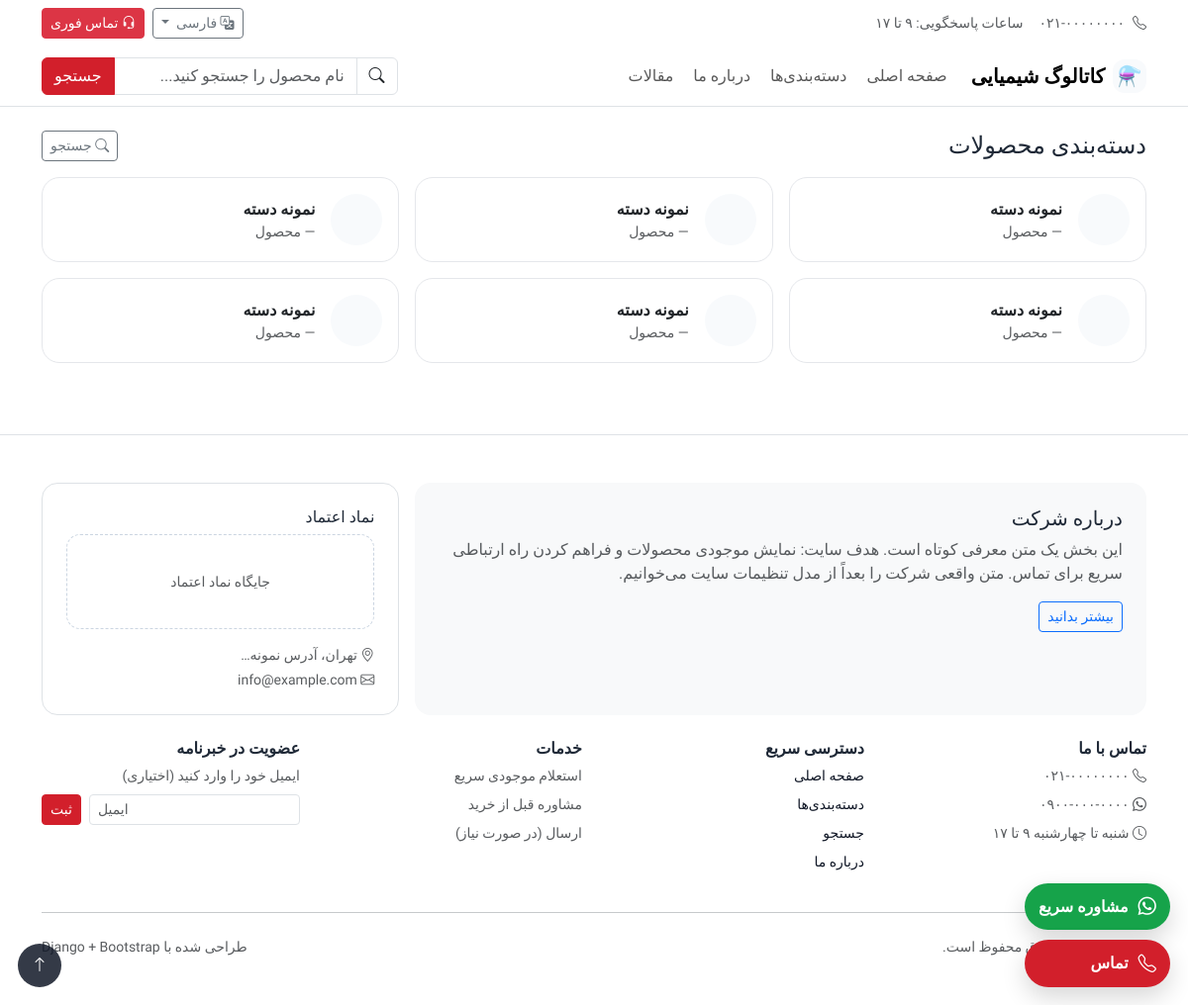
/categories/, run on an earlier commit of the app's database.
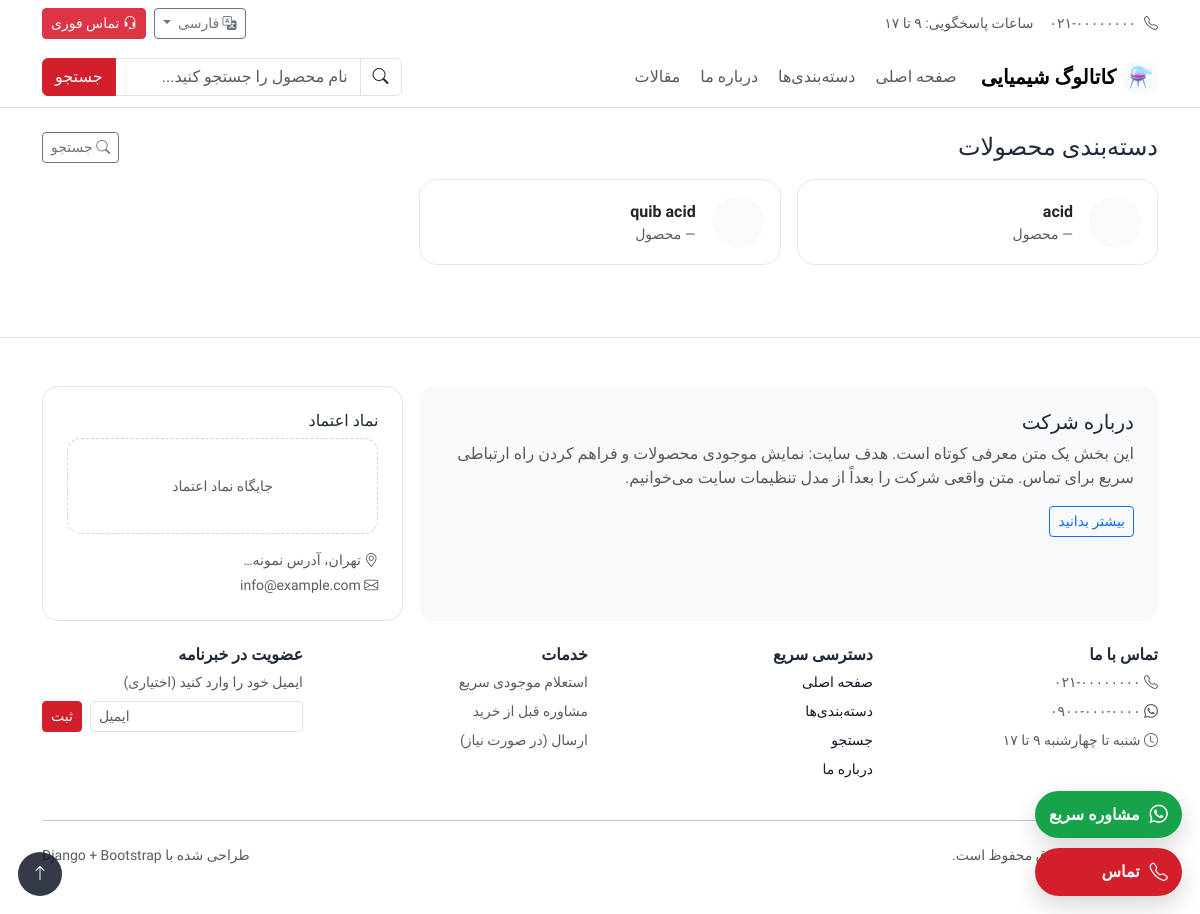
And on a later commit of the database.
### catalog/models.py (models this page shows, shortened)
class Category(models.Model):
    name = models.CharField(max_length=200)
    slug = models.SlugField(unique=True)
    parent = models.ForeignKey("self", null=True, blank=True, related_name="children", on_delete=models.PROTECT)
    is_active = models.BooleanField(default=True)
    sort_order = models.PositiveIntegerField(default=0)
    description = models.TextField(blank=True)
    image = models.ImageField(upload_to="categories/", blank=True, null=True)
    class Meta:
        ordering = ["sort_order", "name"]
    def get_absolute_url(self):
        return reverse("catalog:category_products", kwargs={"slug": self.slug})

### catalog/views.py (the view)
# urls.py: path("categories/", CategoryListView.as_view(), name="category_list"),
class CategoryListView(ListView):
    template_name = "catalog/category_list.html"
    context_object_name = "categories"
    def get_queryset(self):
        return Category.objects.filter(is_active=True)

### templates/catalog/category_list.html (shortened to what this page needs)
{% extends "base.html" %}
{% block content %}
<div class="container">
  <div class="d-flex align-items-center justify-content-between mb-3">
    <h1 class="h4 m-0">دسته‌بندی محصولات</h1>
    <a class="btn btn-sm btn-outline-secondary" href="/search/"><i class="bi bi-search"></i> جستجو</a>
  </div>
  <div class="row g-3">
    {% for c in categories %}
      <div class="col-12 col-sm-6 col-lg-4">
        <a class="category-card card h-100" href="{{ c.get_absolute_url }}">
          <div class="card-body d-flex align-items-center gap-3">
            <div class="category-icon">
            </div>
            <div>
              <div class="fw-semibold">{{ c.name }}</div>
              <div class="text-muted small">{{ c.products_count|default:"—" }} محصول</div>
            </div>
          </div>
        </a>
      </div>
    {% empty %}
      {% for _ in "123456" %}
      <div class="col-12 col-sm-6 col-lg-4">
        <a class="category-card card h-100" href="#">
          <div class="card-body d-flex align-items-center gap-3">
            <div class="category-icon"></div>
            <div>
              <div class="fw-semibold">نمونه دسته</div>
              <div class="text-muted small">— محصول</div>
            </div>
          </div>
        </a>
      </div>
      {% endfor %}
    {% endfor %}
  </div>
</div>
{% endblock %}

### templates/base.html (shortened to what this page needs)
{% load static i18n %}
<!doctype html>
<html lang="fa" dir="rtl">
  <head>
    <link href="https://cdn.jsdelivr.net/npm/bootstrap@5.3.3/dist/css/bootstrap.rtl.min.css" rel="stylesheet">
    <link rel="stylesheet" href="https://cdn.jsdelivr.net/npm/bootstrap-icons@1.11.3/font/bootstrap-icons.min.css">
    <link rel="stylesheet" href="{% static 'css/site.css' %}" />
  </head>
  <body id="top">
    {% include "partials/navbar.html" %}
    <main class="py-4">
      {% block content %}{% endblock %}
    </main>
    {% include "partials/footer.html" %}
    <div class="fab-wrap">
      <a class="fab fab-whatsapp" href="https://wa.me/989000000000" target="_blank" rel="noopener">
        <i class="bi bi-whatsapp"></i>
        <span class="d-none d-md-inline">مشاوره سریع</span>
      </a>
      <a class="fab fab-phone" href="tel:+982100000000">
        <i class="bi bi-telephone"></i>
        <span class="d-none d-md-inline">تماس</span>
      </a>
    </div>
  </body>
</html>

### templates/partials/navbar.html (shortened to what this page needs)
{% load i18n %}
<header class="site-header border-bottom bg-white sticky-top">
  <div class="container py-2 d-flex align-items-center justify-content-between gap-2">
    <div class="d-flex align-items-center gap-3 small text-muted">
      <span class="d-inline-flex align-items-center gap-2">
        <i class="bi bi-telephone"></i>
        <span>۰۲۱-۰۰۰۰۰۰۰۰</span>
      </span>
      <span class="d-none d-md-inline">ساعات پاسخگویی: ۹ تا ۱۷</span>
    </div>
    <div class="d-flex align-items-center gap-2">
      <div class="dropdown">
        <button class="btn btn-sm btn-outline-secondary dropdown-toggle" type="button" data-bs-toggle="dropdown">
          <i class="bi bi-translate"></i>
          فارسی
        </button>
      </div>
      <a class="btn btn-sm btn-danger" href="tel:+982100000000">
        <i class="bi bi-headset"></i>
        تماس فوری
      </a>
    </div>
  </div>
  <nav class="navbar navbar-expand-lg bg-white">
    <div class="container">
      <a class="navbar-brand d-flex align-items-center gap-2" href="/">
        <span class="brand-mark">⚗️</span>
        <span class="fw-bold">کاتالوگ شیمیایی</span>
      </a>
      <div class="collapse navbar-collapse">
        <ul class="navbar-nav me-auto mb-2 mb-lg-0 gap-lg-1">
          <li class="nav-item"><a class="nav-link" href="/">صفحه اصلی</a></li>
          <li class="nav-item"><a class="nav-link" href="/categories/">دسته‌بندی‌ها</a></li>
          <li class="nav-item"><a class="nav-link" href="/about/">درباره ما</a></li>
          <li class="nav-item"><a class="nav-link" href="/articles/">مقالات</a></li>
        </ul>
        <form class="d-flex ms-lg-3" role="search" action="/search/" method="get">
          <div class="input-group">
            <span class="input-group-text bg-white"><i class="bi bi-search"></i></span>
            <input name="q" class="form-control" type="search" placeholder="نام محصول را جستجو کنید..." aria-label="Search">
            <button class="btn btn-primary" type="submit">جستجو</button>
          </div>
        </form>
      </div>
    </div>
  </nav>
</header>

### templates/partials/footer.html
<footer class="site-footer mt-5 border-top">
  <div class="container py-5">
    <div class="row g-3 align-items-stretch mb-4">
      <div class="col-12 col-lg-8">
        <div class="p-4 rounded-4 bg-light h-100">
          <h5 class="mb-2">درباره شرکت</h5>
          <p class="text-muted mb-0">
            این بخش یک متن معرفی کوتاه است. هدف سایت: نمایش موجودی محصولات و فراهم کردن راه ارتباطی سریع برای تماس.
            متن واقعی شرکت را بعداً از مدل تنظیمات سایت می‌خوانیم.
          </p>
          <a class="btn btn-sm btn-outline-primary mt-3" href="/about/">بیشتر بدانید</a>
        </div>
      </div>
      <div class="col-12 col-lg-4">
        <div class="p-4 rounded-4 bg-white border h-100 d-flex flex-column justify-content-between">
          <div>
            <h6 class="mb-2">نماد اعتماد</h6>
            <div class="trust-badge d-flex align-items-center justify-content-center">
              <span class="text-muted small">جایگاه نماد اعتماد</span>
            </div>
          </div>
          <div class="small text-muted mt-3">
            <div><i class="bi bi-geo-alt"></i> تهران، آدرس نمونه…</div>
            <div class="mt-1"><i class="bi bi-envelope"></i> info@example.com</div>
          </div>
        </div>
      </div>
    </div>
    <div class="row g-4">
      <div class="col-12 col-md-4 col-lg-3">
        <h6 class="fw-bold">تماس با ما</h6>
        <ul class="list-unstyled text-muted small">
          <li class="mb-2"><i class="bi bi-telephone"></i> ۰۲۱-۰۰۰۰۰۰۰۰</li>
          <li class="mb-2"><i class="bi bi-whatsapp"></i> ۰۹۰۰-۰۰۰-۰۰۰۰</li>
          <li class="mb-2"><i class="bi bi-clock"></i> شنبه تا چهارشنبه ۹ تا ۱۷</li>
        </ul>
      </div>
      <div class="col-6 col-md-4 col-lg-3">
        <h6 class="fw-bold">دسترسی سریع</h6>
        <ul class="list-unstyled small">
          <li class="mb-2"><a class="footer-link" href="/">صفحه اصلی</a></li>
          <li class="mb-2"><a class="footer-link" href="/categories/">دسته‌بندی‌ها</a></li>
          <li class="mb-2"><a class="footer-link" href="/search/">جستجو</a></li>
          <li class="mb-2"><a class="footer-link" href="/about/">درباره ما</a></li>
        </ul>
      </div>
      <div class="col-6 col-md-4 col-lg-3">
        <h6 class="fw-bold">خدمات</h6>
        <ul class="list-unstyled small">
          <li class="mb-2"><span class="text-muted">استعلام موجودی سریع</span></li>
          <li class="mb-2"><span class="text-muted">مشاوره قبل از خرید</span></li>
          <li class="mb-2"><span class="text-muted">ارسال (در صورت نیاز)</span></li>
        </ul>
      </div>
      <div class="col-12 col-lg-3">
        <h6 class="fw-bold">عضویت در خبرنامه</h6>
        <p class="text-muted small mb-2">ایمیل خود را وارد کنید (اختیاری)</p>
        <form class="d-flex gap-2">
          <input type="email" class="form-control form-control-sm" placeholder="ایمیل">
          <button class="btn btn-sm btn-primary" type="button">ثبت</button>
        </form>
      </div>
    </div>
    <hr class="my-4" />
    <div class="d-flex flex-column flex-md-row justify-content-between align-items-center gap-2 small text-muted">
      <div>© {% now "Y" %} تمامی حقوق محفوظ است.</div>
      <div>طراحی شده با Django + Bootstrap</div>
    </div>
  </div>
  <a class="back-to-top" href="#top" aria-label="Back to top">
    <i class="bi bi-arrow-up"></i>
  </a>
</footer>

### static/css/site.css (style rules this page uses)
:root { --brand-primary: #d21f2b; --brand-dark: #1f2937; --brand-muted: #6b7280; --surface: #ffffff; --surface-2: #f8fafc; --border: #e5e7eb; --radius: 18px; }
html, body { height: 100%; }
body { font-family: "Vazirmatn", system-ui, -apple-system, Segoe UI, Roboto, "Helvetica Neue", Arial, "Noto Sans", "Liberation Sans", sans-serif; color: var(--brand-dark); background: #fff; }
.btn-primary { --bs-btn-bg: var(--brand-primary); --bs-btn-border-color: var(--brand-primary); --bs-btn-hover-bg: #b81b25; --bs-btn-hover-border-color: #b81b25; }
.site-header .navbar-brand .brand-mark { display: inline-flex; width: 34px; height: 34px; border-radius: 12px; align-items: center; justify-content: center; background: var(--surface-2); }
.category-card { text-decoration: none; border-radius: var(--radius); border: 1px solid var(--border); transition: transform 120ms ease, box-shadow 120ms ease; }
.category-icon { width: 52px; height: 52px; border-radius: 999px; background: var(--surface-2); display: inline-flex; align-items: center; justify-content: center; }
.site-footer { background: #fff; position: relative; }
.footer-link { text-decoration: none; color: #111827; }
.trust-badge { border: 1px dashed #cbd5e1; border-radius: 14px; min-height: 96px; }
.fab-wrap { position: fixed; bottom: 18px; right: 18px; display: flex; flex-direction: column; gap: 10px; z-index: 1050; }
.fab { display: inline-flex; align-items: center; gap: 10px; border-radius: 999px; padding: 10px 14px; text-decoration: none; color: #fff; box-shadow: 0 10px 24px rgba(0,0,0,0.16); font-weight: 600; }
.fab i { font-size: 1.15rem; }
.fab-phone { background: var(--brand-primary); }
.fab-whatsapp { background: #16a34a; }
.back-to-top { position: fixed; bottom: 18px; left: 18px; width: 44px; height: 44px; border-radius: 999px; background: #111827; color: #fff; display: inline-flex; align-items: center; justify-content: center; text-decoration: none; opacity: 0.85; z-index: 1040; }

What changed in the data, as far as the page shows it:
added Category: name "acid", products_count "—"
added Category: name "quib acid", products_count "—"
Also different on the page:
list line gone: "نمونه دسته — محصول"
